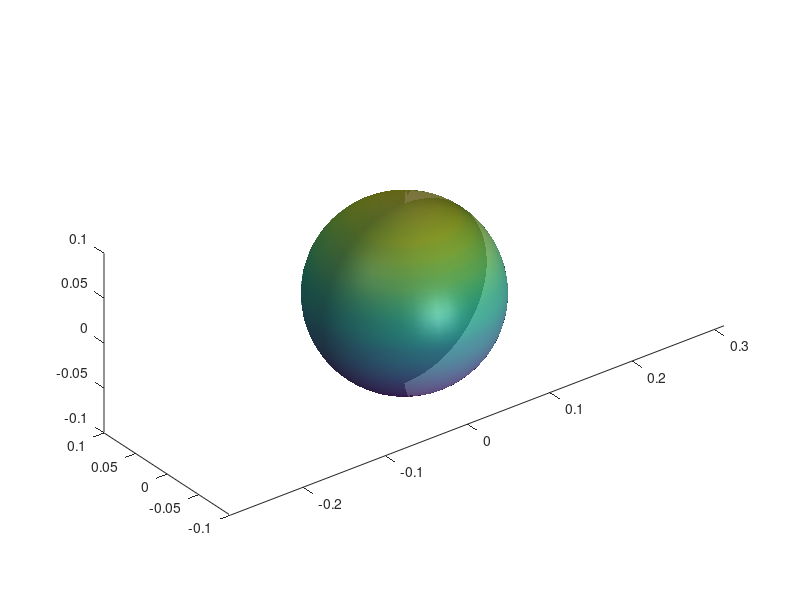

Write MATLAB code to recreate this figure. (Note: this script raises an error after producing the figure.)
% Script that animates a solid ball hit dead center up until it achieves
% pure rolling without slip

% Copyright (c) 2017 Dmitry Savransky (ds264@cornell.edu)

%state z = [x,dx,th,dth]

mu = 0.02;
g = 9.81;
r = 0.1;
v0 = 2;
2*v0/7/mu/g
v0/mu/g

sphereeq = @(t,z) [z(2);-mu*g;z(4);5/2*mu/r*g];


[t,z] = ode45(sphereeq,linspace(0,2*v0/7/mu/g,500),[0,v0,0,0]);

[X,Y,Z] = sphere(50);

% set up figure
figure(1)
clf
s = surface(r*X,r*Y,r*Z,'FaceAlpha',0.8,'SpecularExponent',10,'SpecularStrength',0.3);
l(1) = light('Position',[0 -100 1]);
%l(2) = light('Position',[1.5 0.5 -0.5]);
lighting gouraud
shading interp
view(3)
axis equal
axis([z(1,1)-3*r,z(1,1)+3*r,-r,r,-r,r])
%axis([-r,z(end,1)+r,-r,r,-r,r])

%% aninmate

for j = 2:length(t)
    axis([z(j,1)-3*r,z(j,1)+3*r,-r,r,-r,r])
    rotate(s,[0,1,0],(z(j,3)-z(j-1,3))*180/pi,[z(j-1,1),0,0]);
    s.XData = s.XData + (z(j,1)-z(j-1,1));
    pause(t(j) - t(j-1));
end
